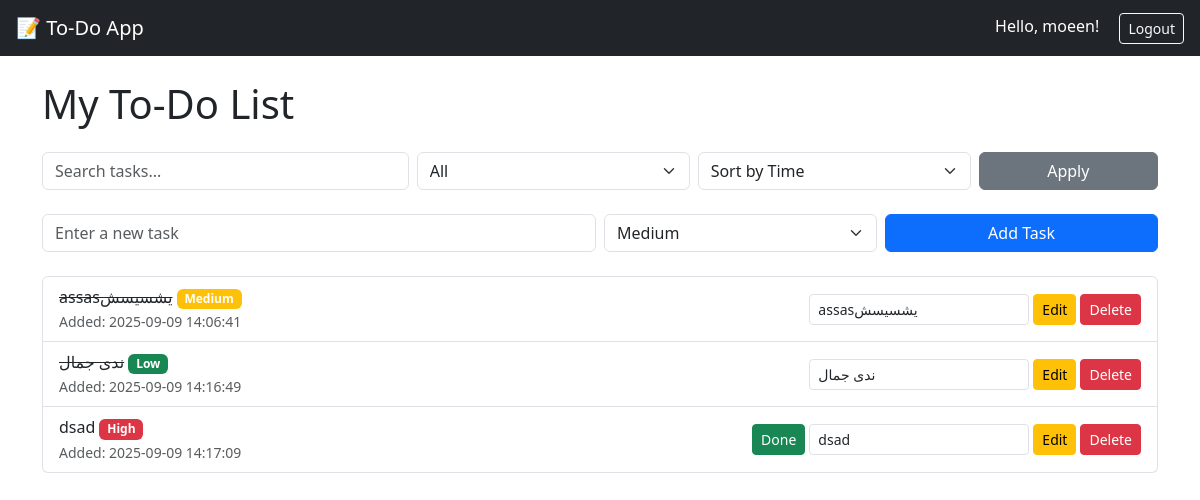
The page / (signed in) on the database its author committed.
### tables this page shows
CREATE TABLE tasks
    (
    id integer primary key autoincrement,
    task text not null,
    status text not null,
    time_added timestamp default current_timestamp,
    time_updated timestamp ,
    time_done timestamp,
    priority text default 'medium'
    , user_id integer references user(id));

### APp.py (the view)
@app.route('/')
def index():
    if 'username' not in session:
        return redirect(url_for('login'))
    sort = request.args.get('sort','time')
    query = request.args.get('q','').lower()
    status_filter = request.args.get('status','All').lower()
    conn=sq.connect("todo.db")
    cur=conn.cursor()
    que= 'select * from tasks where user_id= '+str(session['user_id'])+' '
    if status_filter == 'pending':
        que+="and status='pending' "
    elif status_filter == 'done':
        que+="and status='Done' "
    if query :
        que+="and lower(task) like ? "
    if sort == 'time':
        que+='order by time_added asc '
    else:
        que+="order by case priority when 'High' then 1 when 'Medium' then 2 when 'Low' then 3 end"
    if query:
        cur.execute(que,('%' + query + '%',))
    else :
        cur.execute(que)
    tasks=cur.fetchall()
    conn.close()
    return render_template('index.html', tasks=tasks,sort_by=sort,status_filter=status_filter,username=session['username'])

### Templates/index.html (shortened to what this page needs)
{% extends "base.html" %}
{% block content %}
<h1 class="mb-4">My To-Do List</h1>
<form method="GET" action="{{ url_for('index') }}" class="row g-2 mb-4">
    <div class="col-md-4">
        <input type="text" name="q" value="{{ request.args.get('q','') }}" class="form-control" placeholder="Search tasks...">
    </div>
    <div class="col-md-3">
        <select name="status" class="form-select">
            <option value="all" {% if status_filter=='all' %}selected{% endif %}>All</option>
        </select>
    </div>
    <div class="col-md-3">
        <select name="sort" class="form-select">
            <option value="time" {% if sort_by=='time' %}selected{% endif %}>Sort by Time</option>
        </select>
    </div>
    <div class="col-md-2">
        <button type="submit" class="btn btn-secondary w-100">Apply</button>
    </div>
</form>
<form method="POST" action="{{ url_for('add') }}" class="row g-2 mb-4">
    <div class="col-md-6">
        <input type="text" name="task" placeholder="Enter a new task" class="form-control" required>
    </div>
    <div class="col-md-3">
        <select name="priority" class="form-select">
            <option value="Medium" selected>Medium</option>
        </select>
    </div>
    <div class="col-md-3">
        <button type="submit" class="btn btn-primary w-100">Add Task</button>
    </div>
</form>
<ul class="list-group">
    {% for task in tasks %}
    <li class="list-group-item d-flex justify-content-between align-items-center">
        <div>
            {% if task[2].lower() == "done" %}
                <s>{{ task[1] }}</s>
            {% else %}
                {{ task[1] }}
            {% endif %}
            <span class="badge bg-{{ 'danger' if task[6]=='High' else 'warning' if task[6]=='Medium' else 'success' }}">
                {{ task[6] }}
            </span>
            <br>
            <small class="text-muted">Added: {{ task[3] }}</small>
        </div>
        <div class="btn-group">
            {% if task[2].lower() == "pending" %}
            <form method="POST" action="{{ url_for('done', id=task[0]) }}">
                <button type="submit" class="btn btn-sm btn-success">Done</button>
            </form>
            {% endif %}
            <form method="POST" action="{{ url_for('edit', id=task[0]) }}" class="d-flex ms-1">
                <input type="text" name="task" value="{{ task[1] }}" class="form-control form-control-sm me-1" required>
                <button type="submit" class="btn btn-sm btn-warning">Edit</button>
            </form>
            <form method="POST" action="{{ url_for('delete', id=task[0]) }}" class="ms-1">
                <button type="submit" class="btn btn-sm btn-danger">Delete</button>
            </form>
        </div>
    </li>
    {% else %}
    <li class="list-group-item text-center text-muted">No tasks found.</li>
    {% endfor %}
</ul>
{% endblock %}

### Templates/base.html (shortened to what this page needs)
<!DOCTYPE html>
<html lang="en">
<head>
    <link href="https://cdn.jsdelivr.net/npm/bootstrap@5.3.3/dist/css/bootstrap.min.css" rel="stylesheet">
</head>
<body>
    <nav class="navbar navbar-expand-lg navbar-dark bg-dark px-3">
        <a class="navbar-brand" href="{{ url_for('index') }}">📝 To-Do App</a>
        <div class="ms-auto">
            {% if session.get('username') %}
                <span class="text-white me-3">Hello, {{ session['username'] }}!</span>
                <a href="{{ url_for('logout') }}" class="btn btn-outline-light btn-sm">Logout</a>
            {% else %}
                <a href="{{ url_for('login') }}" class="btn btn-outline-light btn-sm">Login</a>
            {% endif %}
        </div>
    </nav>
    <div class="container mt-4">
        {% block content %}{% endblock %}
    </div>
</body>
</html>

### rows shown on the page
tasks: task "assasيشسيسش", priority "Medium", time_added "2025-09-09 14:06:41"
tasks: task "ندى جمال", priority "Low", time_added "2025-09-09 14:16:49"
tasks: task "dsad", priority "High", time_added "2025-09-09 14:17:09"

### other values the page prints
{{ session['username'] }} "moeen"
